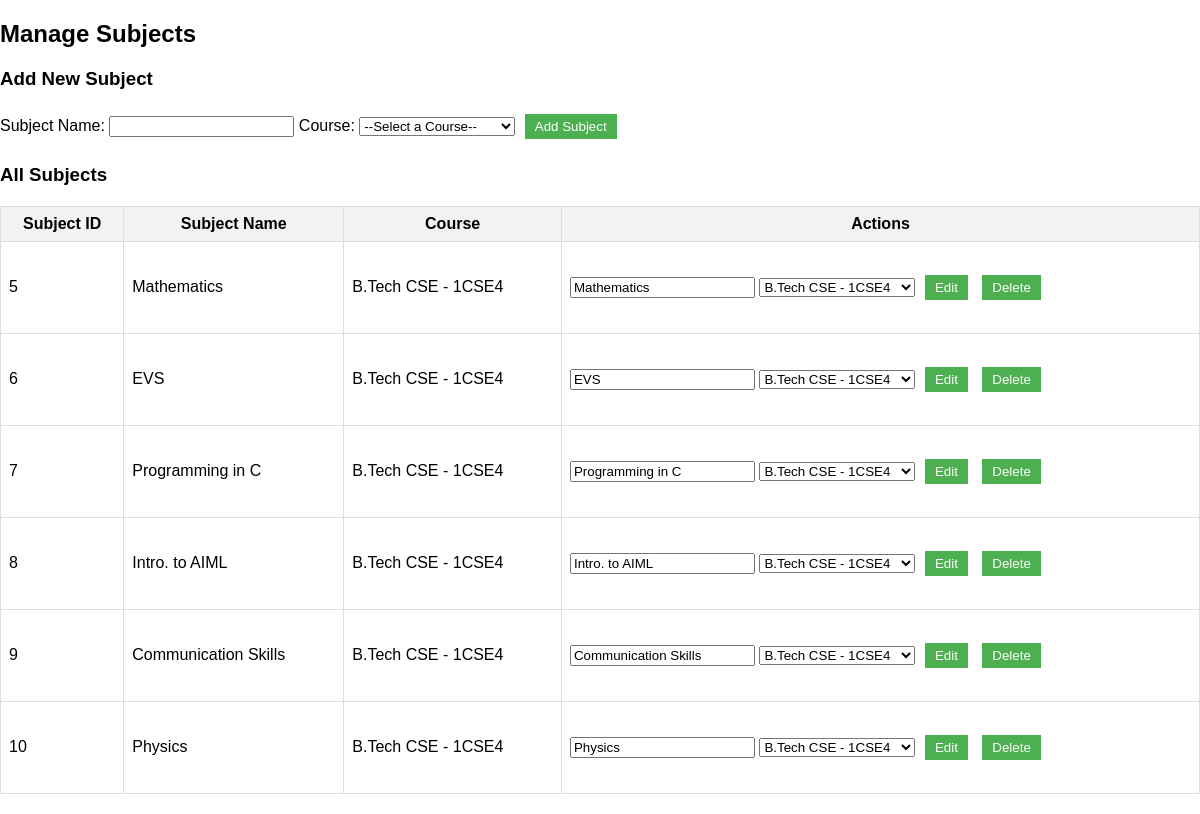
/admin-dashboard/manage_subjects.php (signed in), run on the app's committed database.
### tables this page shows
CREATE TABLE `Subjects` (
  `Sub_id` int(11) NOT NULL,
  `Course_id` int(11) NOT NULL,
  `Sub_name` varchar(100) NOT NULL
);

CREATE TABLE `Courses` (
  `Course_id` int(11) NOT NULL,
  `Course_name` varchar(100) NOT NULL
);

### admin-dashboard/manage_subjects.php (the view, shortened to what this page needs)
<?php
include 'config.php';
?>
<!DOCTYPE html>
<html lang="en">
<head>
    <link rel="stylesheet" href="admin_style.css">
</head>
<body>
    <h2>Manage Subjects</h2>
    <form method="POST" action="">
        <h3>Add New Subject</h3>
        <label for="subject_name">Subject Name:</label>
        <input type="text" name="subject_name" required>
        <label for="course_id">Course:</label>
        <select id="course_id" name="course_id" required>
            <option value="">--Select a Course--</option>
            <?php
            $courses_query = "SELECT * FROM Courses";
            ?>
        </select>
        <button type="submit" name="add_subject">Add Subject</button>
    </form>
    <h3>All Subjects</h3>
    <table>
        <thead>
            <tr>
                <th>Subject ID</th>
                <th>Subject Name</th>
                <th>Course</th>
                <th>Actions</th>
            </tr>
        </thead>
        <tbody>
            <?php
            $subjects_query = "SELECT Subjects.Sub_id, Subjects.Sub_name, Courses.Course_name, Subjects.Course_id
                               FROM Subjects
                               JOIN Courses ON Subjects.Course_id = Courses.Course_id";
            $subjects_result = $conn->query($subjects_query);
            if ($subjects_result->num_rows > 0) {
                while ($subject = $subjects_result->fetch_assoc()) {
                    echo "<tr>
                        <td>" . htmlspecialchars($subject['Sub_id']) . "</td>
                        <td>" . htmlspecialchars($subject['Sub_name']) . "</td>
                        <td>" . htmlspecialchars($subject['Course_name']) . "</td>
                        <td>
                            <form method='POST' action='' style='display:inline-block;'>
                                <input type='hidden' name='subject_id' value='" . htmlspecialchars($subject['Sub_id']) . "'>
                                <input type='text' name='subject_name' value='" . htmlspecialchars($subject['Sub_name']) . "' required>
                                <select name='course_id' required>
                                    <option value=''>--Select a Course--</option>";
                                    $courses_result = $conn->query($courses_query);
                                    while ($course = $courses_result->fetch_assoc()) {
                                        $selected = $course['Course_id'] == $subject['Course_id'] ? 'selected' : '';
                                        echo "<option value='" . $course['Course_id'] . "' $selected>" . $course['Course_name'] . "</option>";
                                    }
                                    echo "</select>
                                <button type='submit' name='edit_subject'>Edit</button>
                            </form>
                            <form method='POST' action='' style='display:inline-block;'>
                                <input type='hidden' name='subject_id' value='" . htmlspecialchars($subject['Sub_id']) . "'>
                                <button type='submit' name='delete_subject' onclick='return confirm(\"Are you sure you want to delete this subject?\");'>Delete</button>
                            </form>
                        </td>
                    </tr>";
                }
            } else {
                echo "<tr><td colspan='4'>No subjects available</td></tr>";
            }
            ?>
        </tbody>
    </table>
</body>
</html>

### admin-dashboard/admin_style.css (style rules this page uses)
body { font-family: Arial, sans-serif; margin: 0; padding: 0; }
table { width: 100%; border-collapse: collapse; margin: 20px 0; }
table, th, td { border: 1px solid #ddd; padding: 8px; }
th { background-color: #f2f2f2; text-align: center; }
td { text-align: left; }
button { margin: 5px; padding: 5px 10px; background-color: #4CAF50; color: white; border: none; cursor: pointer; }
form { margin: 20px 0; }

### data on the page
subjects: Sub_id "5", Sub_name "Mathematics", Course.Course_name "B.Tech CSE - 1CSE4", subject_name "Mathematics"
subjects: Sub_id "6", Sub_name "EVS", Course.Course_name "B.Tech CSE - 1CSE4", subject_name "EVS"
subjects: Sub_id "7", Sub_name "Programming in C", Course.Course_name "B.Tech CSE - 1CSE4", subject_name "Programming in C"
subjects: Sub_id "8", Sub_name "Intro. to AIML", Course.Course_name "B.Tech CSE - 1CSE4", subject_name "Intro. to AIML"
subjects: Sub_id "9", Sub_name "Communication Skills", Course.Course_name "B.Tech CSE - 1CSE4", subject_name "Communication Skills"
subjects: Sub_id "10", Sub_name "Physics", Course.Course_name "B.Tech CSE - 1CSE4", subject_name "Physics"

### other printed values
form field course_id "B.Tech CSE - 1CSE4"
